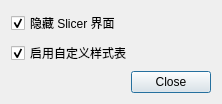
<?xml version="1.0" encoding="UTF-8"?>
<ui version="4.0">
 <class>Dialog</class>
 <widget class="QDialog" name="Dialog">
  <property name="geometry">
   <rect>
    <x>0</x>
    <y>0</y>
    <width>222</width>
    <height>73</height>
   </rect>
  </property>
  <property name="windowTitle">
   <string>设置</string>
  </property>
  <layout class="QGridLayout" name="gridLayout">
   <item row="2" column="0">
    <widget class="QDialogButtonBox" name="buttonBox">
     <property name="orientation">
      <enum>Qt::Horizontal</enum>
     </property>
     <property name="standardButtons">
      <set>QDialogButtonBox::Close</set>
     </property>
    </widget>
   </item>
   <item row="1" column="0">
    <widget class="QCheckBox" name="CustomStyleCheckBox">
     <property name="text">
      <string>启用自定义样式表</string>
     </property>
     <property name="checked">
      <bool>true</bool>
     </property>
    </widget>
   </item>
   <item row="0" column="0">
    <widget class="QCheckBox" name="CustomUICheckBox">
     <property name="text">
      <string>隐藏 Slicer 界面</string>
     </property>
     <property name="checked">
      <bool>true</bool>
     </property>
    </widget>
   </item>
  </layout>
 </widget>
 <resources/>
 <connections>
  <connection>
   <sender>buttonBox</sender>
   <signal>accepted()</signal>
   <receiver>Dialog</receiver>
   <slot>accept()</slot>
   <hints>
    <hint type="sourcelabel">
     <x>248</x>
     <y>254</y>
    </hint>
    <hint type="destinationlabel">
     <x>157</x>
     <y>274</y>
    </hint>
   </hints>
  </connection>
  <connection>
   <sender>buttonBox</sender>
   <signal>rejected()</signal>
   <receiver>Dialog</receiver>
   <slot>reject()</slot>
   <hints>
    <hint type="sourcelabel">
     <x>316</x>
     <y>260</y>
    </hint>
    <hint type="destinationlabel">
     <x>286</x>
     <y>274</y>
    </hint>
   </hints>
  </connection>
 </connections>
</ui>
